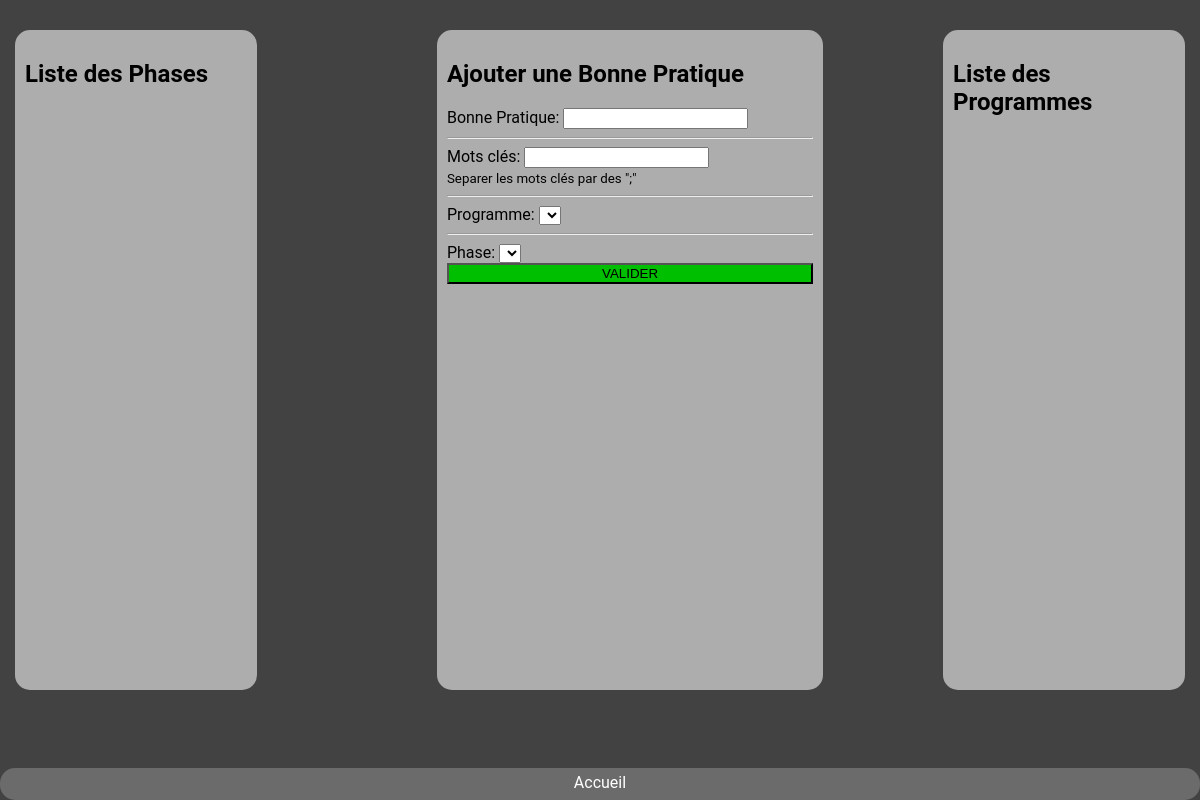
Page /bp/bp.php on the earlier database version.
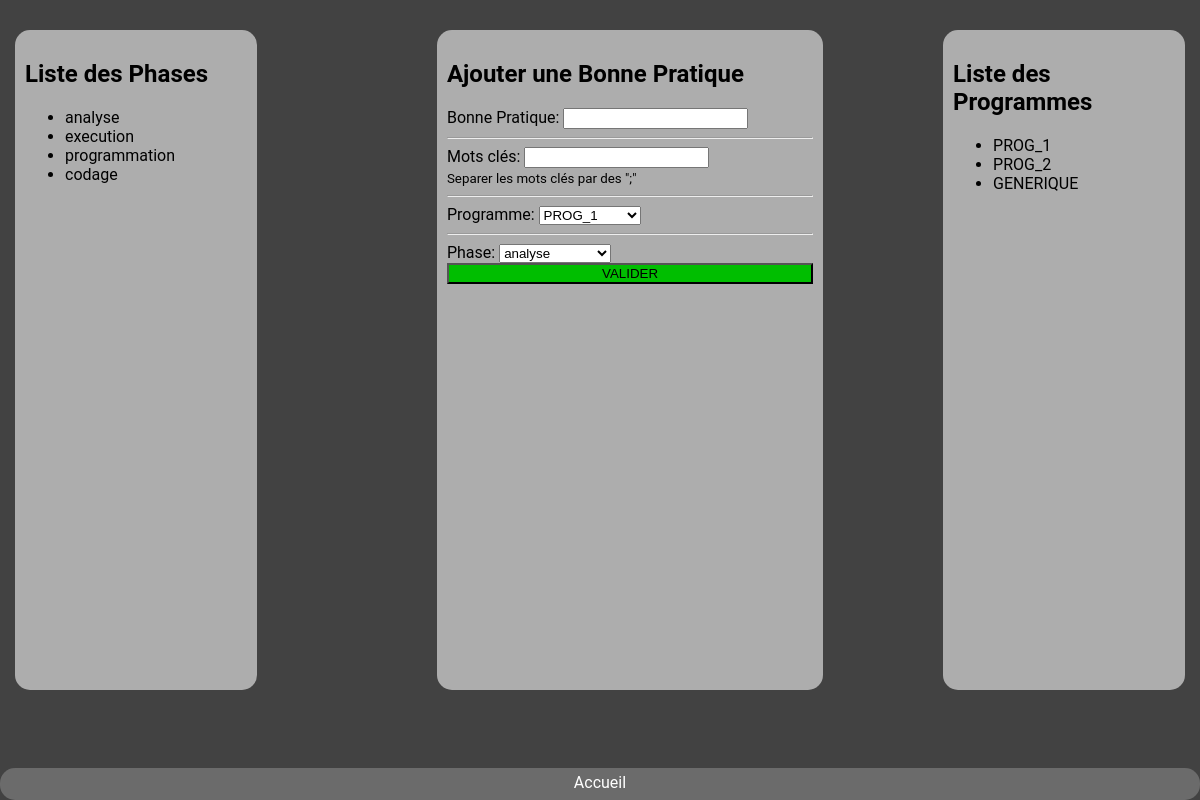
Same page on the later database version.
### tables this page shows
CREATE TABLE IF NOT EXISTS `phase` (
  `num_phase` int(11) NOT NULL AUTO_INCREMENT,
  `nom_phase` varchar(100) DEFAULT NULL,
  PRIMARY KEY (`num_phase`)
);

CREATE TABLE IF NOT EXISTS `programme` (
  `num_prog` int(11) NOT NULL AUTO_INCREMENT,
  `nom_prog` text,
  PRIMARY KEY (`num_prog`)
);

### bp/bp.php (the view, shortened to what this page needs)
<?php
    try {
        $conn = createConnection();
        $sqlProg = "SELECT * FROM programme";
        $stmtProg = $conn->query($sqlProg);
        $programmes = $stmtProg->fetchAll();
        $sqlPhase = "SELECT * FROM phase";
        $stmtPhase = $conn->query($sqlPhase);
        $phases = $stmtPhase->fetchAll();
    } catch(PDOException $e) {
        echo "Connection failed: " . $e->getMessage();
    }
?>
<!DOCTYPE html>
<html lang="fr">
<head>
    <link rel="stylesheet" href="../css/bp.css">
</head>
<body>
    <div class="main">
        <div class="left">
            <h2>
                Liste des Phases
            </h2>
            <ul>
                <?php foreach ($phases as $row) : ?>
                    <li><?= $row['nom_phase'] ?></li>
                <?php endforeach; ?>
            </ul>
        </div>
        <div class="center">
            <form action="bp_creation.php" method="post">
                <h2>
                    Ajouter une Bonne Pratique
                </h2>
                <div>
                    <label for="item">Bonne Pratique:</label>
                    <input type="text" id="item" name="item" required>
                </div>
                <hr>
                <div>
                    <label for="motcles">Mots clés:</label>
                    <input type="text" id="motcles" name="motcles" required><br>
                    <small>Separer les mots clés par des ";"</small>
                </div>
                <hr>
                <div>
                    <label for="programme">Programme:</label>
                    <select id="programme" name="programme" required>
                        <?php foreach ($programmes as $row) : ?>
                            <option value="<?= $row['num_prog'] ?>"><?= $row['nom_prog'] ?></option>
                        <?php endforeach; ?>
                    </select>
                </div>
                <hr>
                <div>
                    <label for="phase">Phase:</label>
                    <select id="phase" name="phase" required>
                        <?php foreach ($phases as $row) : ?>
                            <option value="<?= $row['num_phase'] ?>"><?= $row['nom_phase'] ?></option>
                        <?php endforeach; ?>
                    </select>
                </div>
                <div class="valider">
                    <button type="submit" class="button-valider">VALIDER</button>
                </div>
            </form>
        </div>
        <div class="right">
            <h2>
                Liste des Programmes
            </h2>
            <ul>
                <?php foreach ($programmes as $row) : ?>
                    <li><?= $row['nom_prog'] ?></li>
                <?php endforeach; ?>
            </ul>
        </div>
    </div>
    <div class="bas">
        <a href="../utilisateur/utilisateur.php" class="home">Accueil</a>
    </div>
</body>
</html>

### css/bp.css (style rules this page uses)
body { background-color: #424242; font-family: 'Roboto', sans-serif; margin: 0; padding: 0; justify-content: center; align-items: center; height: 100vh; overflow-x: hidden; max-width: 100%; }
.main { display: flex; justify-content: center; align-items: center; height: 90vh; max-width: 100%; }
.left { background-color: rgb(173, 173, 173); border-radius: 15px; padding: 10px; height: 80vh; width: 20%; margin-left: 15px; margin-right: 15%; align-items: center; }
.center { background-color: rgb(173, 173, 173); border-radius: 15px; padding: 10px; height: 80vh; width: 33%; display: flex; flex-direction: column; justify-content: space-between; }
.right { background-color: rgb(173, 173, 173); border-radius: 15px; padding: 10px; height: 80vh; width: 20%; margin-right: 15px; margin-left: 10%; }
.button-valider { background-color: #00be00; color: rgb(0, 0, 0); text-align: right; text-decoration: none; width: 100%; text-align: center; height: 100%; }
.bas { position: fixed; bottom: 0; width: 100%; background-color: #6b6b6b; justify-content: center; align-items: center; text-align: center; display: block; height: 4%; border-radius: 15px; }
.home { color: white; text-align: center; text-decoration: none; width: 100%; height: 100%; margin-top: 5px; display: block; border-radius: 15px; }

Differences in the rows shown:
added phase: nom_phase "analyse"
added phase: nom_phase "execution"
added phase: nom_phase "programmation"
added phase: nom_phase "codage"
added programme: nom_prog "PROG_1"
added programme: nom_prog "PROG_2"
added programme: nom_prog "GENERIQUE"
Other differences:
form field programme: (not shown) → "PROG_1"
form field phase: (not shown) → "analyse"
